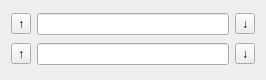
<?xml version="1.0" encoding="UTF-8"?>
<ui version="4.0">
 <class>QCDateTime</class>
 <widget class="QWidget" name="QCDateTime">
  <property name="geometry">
   <rect>
    <x>0</x>
    <y>0</y>
    <width>266</width>
    <height>80</height>
   </rect>
  </property>
  <property name="windowTitle">
   <string>Form</string>
  </property>
  <layout class="QGridLayout" name="gridLayout">
   <item row="1" column="4">
    <widget class="QToolButton" name="btnDownTime">
     <property name="text">
      <string>↓</string>
     </property>
    </widget>
   </item>
   <item row="0" column="3">
    <widget class="QLineEdit" name="le_year">
     <property name="text">
      <string/>
     </property>
    </widget>
   </item>
   <item row="0" column="4">
    <widget class="QToolButton" name="btnYearDown">
     <property name="text">
      <string>↓</string>
     </property>
    </widget>
   </item>
   <item row="1" column="2">
    <widget class="QToolButton" name="btnUpTime">
     <property name="text">
      <string>↑</string>
     </property>
    </widget>
   </item>
   <item row="1" column="3">
    <widget class="QLineEdit" name="le_time"/>
   </item>
   <item row="0" column="2">
    <widget class="QToolButton" name="btnYearUp">
     <property name="text">
      <string>↑</string>
     </property>
    </widget>
   </item>
  </layout>
 </widget>
 <resources/>
 <connections/>
</ui>
